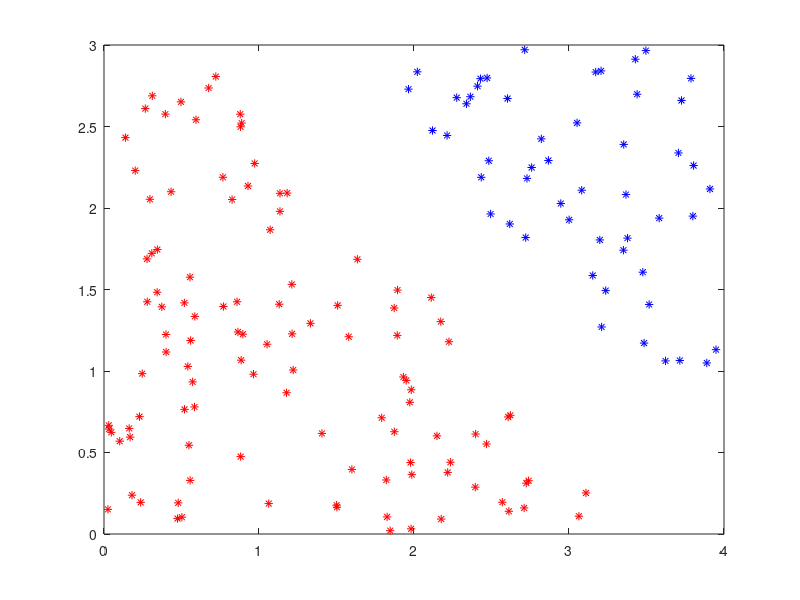
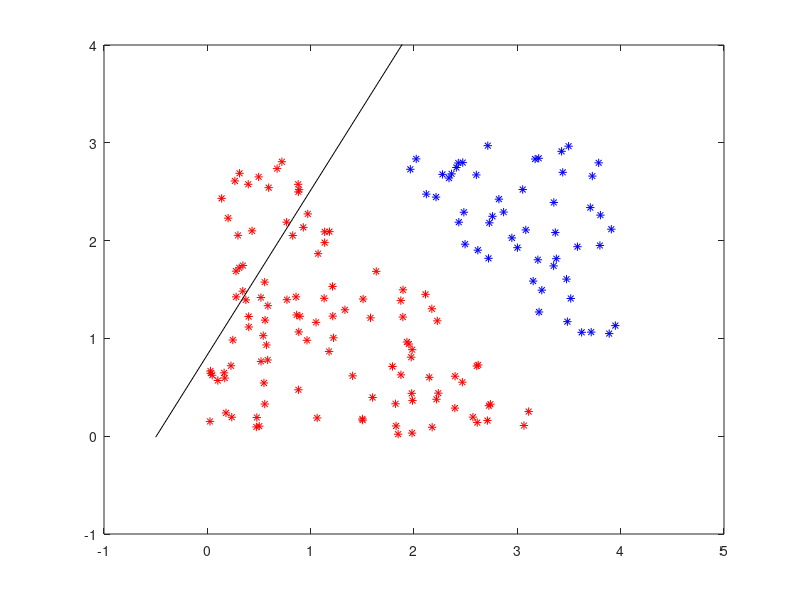
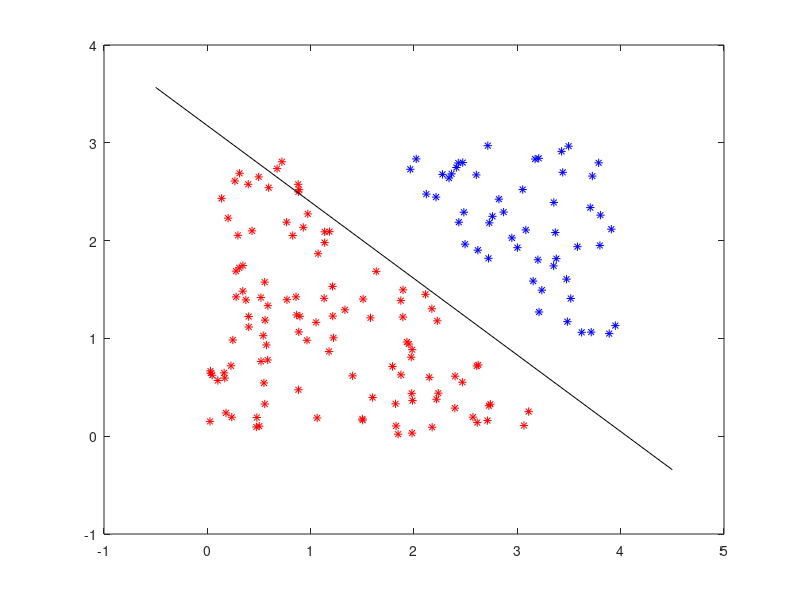
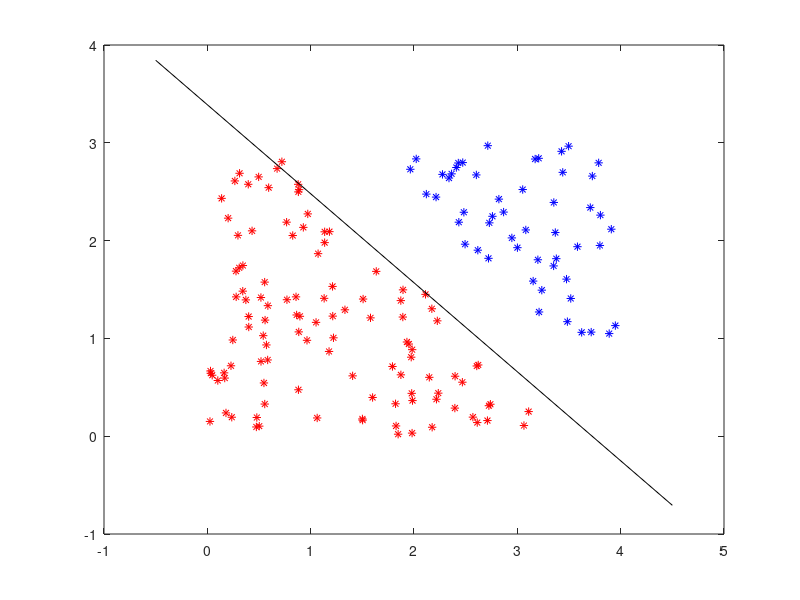

Source code (MATLAB) for these figures, in order:
clear; clc; format compact;

function er = mean_squared_error(x)
  if size(x, 1) == 1
    er = x * x' / size(x, 2);
  else
    er = x' * x / size(x, 1);
  end
end

N = 200;
x1 = 4 * rand(1, N);
x2 = 3 * rand(1, N);
data = [x1; x2];

D = x1/4 + x2/4 - 1;

tol = 0.1;
idx1 = find(D > tol);
idx2 = find(D < -tol);
data1 = data(:, idx1);
data2 = data(:, idx2);

hf = figure();
plot(data1(1, :), data1(2, :), 'b*', data2(1, :), data2(2, :), 'r*')
print(hf, '-dpng', '-r300', 'linear_data.png');

dout1 = ones(1, size(data1, 2));
dout2 = -ones(1, size(data2, 2));

P = [data1 data2];
T = [dout1 dout2];

idx = randperm(size(P, 2));
P = P(:, idx);
T = T(idx);

w1 = rand - .5;
w2 = rand - .5;
w0 = rand - .5;

a = -w1 / w2;
b = -w0 / w2;

x1 = [-.5 4.5];
x2 = a * x1 + b;

plot(data1(1, :), data1(2, :), 'b*', data2(1, :), data2(2, :), 'r*')
hold on
plot(x1, x2, 'k')
axis([-1 5 -1 4])
print(hf, '-dpng', '-r300', 'initial_linear_perceptron.png');
hold off

e = .05;
maxepochs = 100;
epochlength = length(T);

changed = false;
i = 1;
W = rand(3, 1) - 0,5;

while i <= maxepochs && ~changed
  changed = true;
  for j = 1 : epochlength
    y(j) = sign(W' * [P(:, j); 1]);

    if y(j) ~= T(j)
      changed = false;
      W = W + e * [T(j) * P(:, j); T(j)];
    end
  end

  a = -W(1) / W(2);
  b = -W(3) / W(2);
  x1 = [-.5 4.5];
  x2 = a * x1 + b;
  plot(data1(1, :), data1(2, :), 'b*', data2(1, :), data2(2, :), 'r*')
  hold on
  plot(x1, x2, 'k')
  axis([-1 5 -1 4])
  print(hf, '-dpng', '-r300', ['linear_perceptron_', int2str(i), '.png']);
  hold off
  W
  MSE = mean_squared_error(y - T)
  disp('Πατήστε ένα κουμπί για να συνεχίσει...')
  pause
  i = i + 1;
end

if changed
  disp(['Το συνολικό πλήθος επαναλήψεων είναι: ', int2str(i)])
else
  disp('Το συνολικό πλήθος επαναλήψεων δεν ήταν αρκετό.')
end

disp('Τελείωσε η εκπαίδευση του perceptron.')
